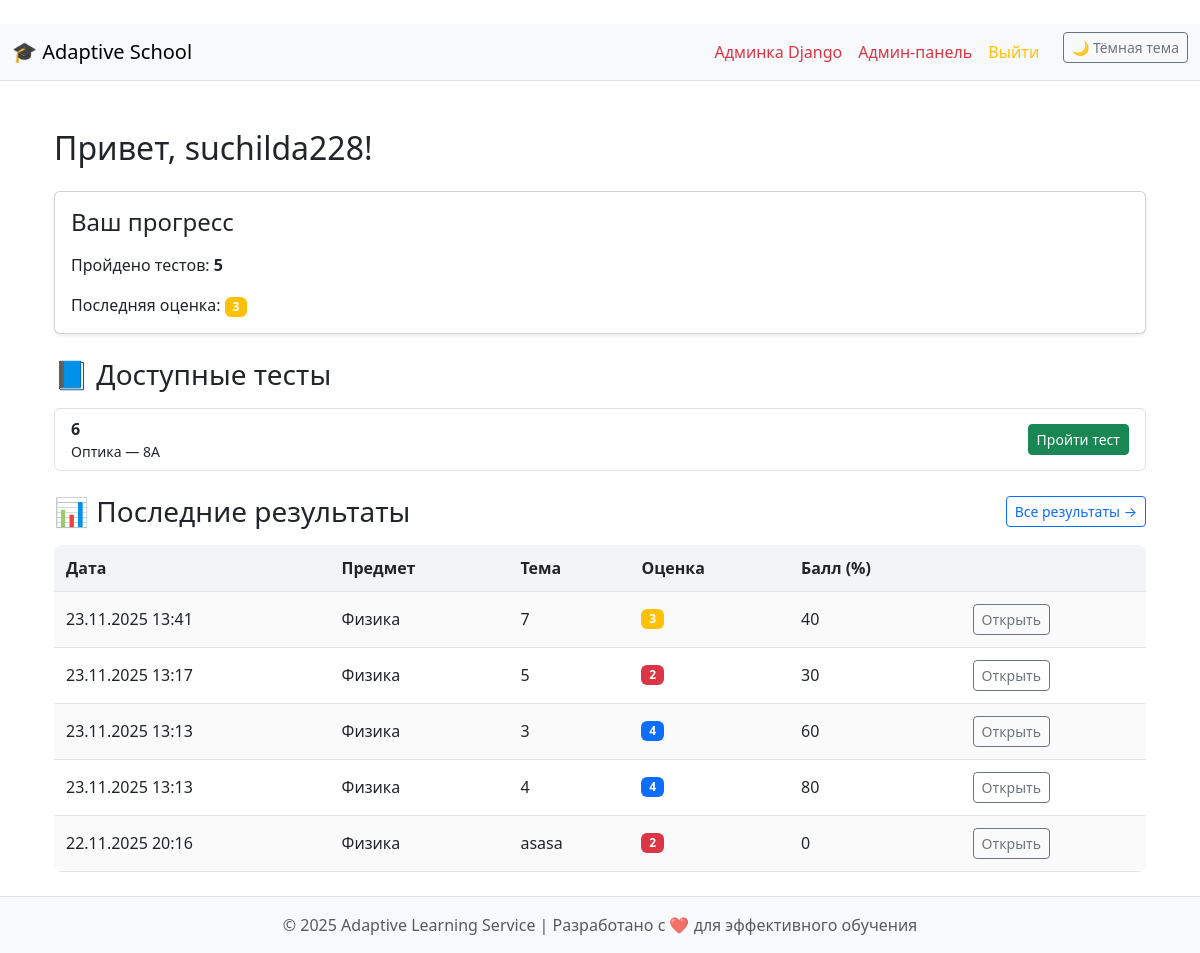
The page / (signed in) on the database as committed earlier.
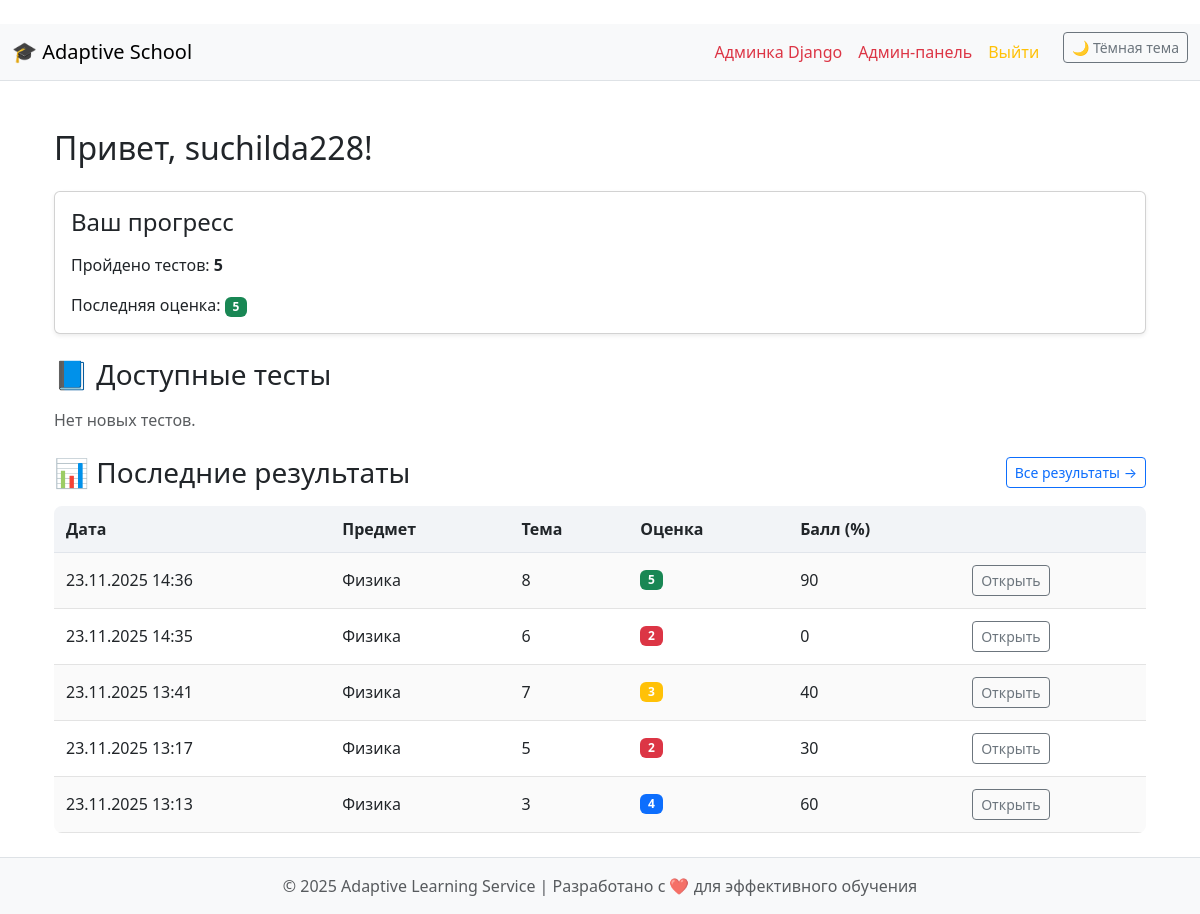
The same page on the database as committed later.
### school/models.py (models this page shows, shortened)
class TestResult(models.Model):
    student = models.ForeignKey(Student, on_delete=models.CASCADE)
    test = models.ForeignKey(Test, on_delete=models.CASCADE)
    assigned_topic = models.ForeignKey('AssignedTopic', on_delete=models.SET_NULL, null=True, blank=True)
    score = models.IntegerField()
    grade = models.IntegerField()
    completed_at = models.DateTimeField(auto_now_add=True)
    class Meta:
        verbose_name = "Результат теста"
        verbose_name_plural = "Результаты тестов"

class AssignedTopic(models.Model):
    title = models.CharField(max_length=150, blank=True)
    school_class = models.ForeignKey(SchoolClass, on_delete=models.CASCADE, related_name="assigned_topics")
    topic = models.ForeignKey(Topic, on_delete=models.CASCADE, related_name="assigned_to_classes")
    assigned_by = models.ForeignKey(Teacher, on_delete=models.CASCADE, related_name="given_topics")
    date_assigned = models.DateTimeField(auto_now_add=True)
    is_active = models.BooleanField(default=True)
    question_count = models.IntegerField(default=0)
    class Meta:
        verbose_name = "Назначенная тема"
        verbose_name_plural = "Назначенные темы"

class Topic(models.Model):
    name = models.CharField(max_length=100)
    subtopics = models.ManyToManyField('SubTopic', blank=True, related_name="topics")
    class Meta:
        verbose_name = "Тема"
        verbose_name_plural = "Темы"

class SchoolClass(models.Model):
    name = models.CharField(max_length=20)
    teachers = models.ManyToManyField(Teacher, related_name="classes")  # 🔹 связь "многие ко многим"4
    students = models.ManyToManyField('Student', related_name="classes")  # 🔹 связь "многие ко многим"
    class Meta:
        verbose_name = "Класс"
        verbose_name_plural = "Классы"

class Test(models.Model):
    lesson = models.ForeignKey(Lesson, on_delete=models.CASCADE, related_name="tests")
    assigned_topic = models.ForeignKey('AssignedTopic', on_delete=models.SET_NULL, null=True, blank=True)
    topic = models.ForeignKey(Topic, on_delete=models.CASCADE, null=True, blank=True)
    title = models.CharField(max_length=150)
    date_available = models.DateField()
    questions = models.ManyToManyField(Question, blank=True)
    maximin_questions = models.IntegerField(default=0)
    class Meta:
        verbose_name = "Тест"
        verbose_name_plural = "Тесты"

class Lesson(models.Model):
    subject = models.ForeignKey(Subject, on_delete=models.CASCADE, related_name="lessons")
    topics = models.ManyToManyField('Topic', blank=True, related_name="lessons")
    title = models.CharField(max_length=100)
    date = models.DateField()
    class Meta:
        verbose_name = "Урок"
        verbose_name_plural = "Уроки"

class Subject(models.Model):
    name = models.CharField(max_length=100)
    topics = models.ManyToManyField('Topic', blank=True, related_name="subjects")
    class Meta:
        verbose_name = "Предмет"
        verbose_name_plural = "Предметы"

### school/views.py (the view, shortened to what this page needs)
# urls.py: path("", views.index, name="index"),
@login_required
def index(request):
    user = request.user
    if hasattr(user, 'teacher'):
        teacher = user.teacher
        classes = teacher.classes.all()
        subjects = teacher.subjects.all()
        students = Student.objects.filter(classes__in=classes).distinct()
        stats = []
        for s in students:
            results = TestResult.objects.filter(student=s)
            avg_grade = round(sum(r.grade for r in results) / len(results), 2) if results else None
            stats.append({
                "student": s,
                "results": results,
                "avg_grade": avg_grade,
            })
        return render(request, "teacher_dashboard.html", {
            "teacher": teacher,
            "classes": classes,
            "subjects": subjects,
            "stats": stats,
        })
    elif hasattr(user, 'student'):
        student = user.student
        classes = student.classes.all()
        assigned_topics = AssignedTopic.objects.filter(
            school_class__in=classes,
            is_active=True
        ).distinct()
        results = TestResult.objects.filter(
            student=student
        ).select_related("assigned_topic").order_by("-completed_at")
        finished_ids = set(results.values_list("assigned_topic_id", flat=True))
        adaptive_tests = request.session.get("adaptive_tests", {})
        unfinished_tests = []
        unfinished_ids = {u.id for u in unfinished_tests}
        available_tests = assigned_topics.exclude(id__in=finished_ids | unfinished_ids)
        last_result = results.first() if results else None
        results = results.order_by("-completed_at")[:5]
        return render(request, "index.html", {
            "results": results,
            "unfinished_tests": unfinished_tests,
            "available_tests": available_tests,
            "last_result": last_result,
        })
    else:
        return render(request, "index.html", {
            "available_tests": [],
            "results": []
        })

### templates/index.html (shortened to what this page needs)
﻿{% extends "base.html" %}
{% block content %}
  <div class="container mt-4">
    <h2 class="mb-4">Привет, {{ request.user.student.name }}!</h2>
    <div class="card mb-4 shadow-sm">
      <div class="card-body">
        <h4 class="card-title mb-3">Ваш прогресс</h4>
        <p>Пройдено тестов: <b>{{ results|length }}</b></p>
        {% if results %}
          {% if last_result %}
            <p class="mb-0">Последняя оценка:
              <span class="badge
                          {% if last_result.grade == 5 %}bg-success
                          {% elif last_result.grade == 4 %}bg-primary
                          {% elif last_result.grade == 3 %}bg-warning
                          {% else %}bg-danger{% endif %}
                      ">{{ last_result.grade }}</span>
            </p>
          {% endif %}
        {% endif %}
      </div>
    </div>
    <h3 class="mt-4 mb-3">📘 Доступные тесты</h3>
    {% if available_tests %}
      <div class="list-group mb-4">
        {% for at in available_tests %}
          <div class="list-group-item d-flex justify-content-between align-items-center">
            <div>
              <b>{{ at.title }}</b><br>
              <small>{{ at.topic.name }} — {{ at.school_class.name }}</small>
            </div>
            <a href="{% url 'adaptive_test' at.id %}" class="btn btn-success btn-sm">Пройти тест</a>
          </div>
        {% endfor %}
      </div>
    {% else %}
      <p class="text-muted">Нет новых тестов.</p>
    {% endif %}
    <div class="d-flex justify-content-between align-items-center mt-4 mb-3">
      <h3 class="m-0">📊 Последние результаты</h3>
      <a href="{% url 'student_results' %}" class="btn btn-sm btn-outline-primary">
        Все результаты →
      </a>
    </div>
    {% if results %}
      <table class="custom-table">
        <thead>
        <tr>
          <th>Дата</th>
          <th>Предмет</th>
          <th>Тема</th>
          <th>Оценка</th>
          <th>Балл (%)</th>
          <th></th>
        </tr>
        </thead>
        <tbody>
        {% for r in results %}
          <tr>
            <td>{{ r.completed_at|date:"d.m.Y H:i" }}</td>
            <td>{{ r.test.lesson.subject.name }}</td>
            <td>{{ r.assigned_topic.title }}</td>
            <td>
              <span class="badge
                  {% if r.grade == 5 %}bg-success
                  {% elif r.grade == 4 %}bg-primary
                  {% elif r.grade == 3 %}bg-warning
                  {% else %}bg-danger{% endif %}
              ">{{ r.grade }}</span>
            </td>
            <td>{{ r.score }}</td>
            <td><a href="{% url 'test_result_detail' r.id %}" class="btn btn-outline-secondary btn-sm">Открыть</a></td>
          </tr>
        {% endfor %}
        </tbody>
      </table>
    {% else %}
      <p class="text-muted">Ещё нет результатов.</p>
    {% endif %}
  </div>
{% endblock %}

Rows that differ between the two databases and show on the page:
no longer on this page (row unchanged): AssignedTopic: title "6", topic.name "Оптика", school_class.name "8А"
no longer on this page (row unchanged): TestResult: completed_at "23.11.2025 13:13", test.lesson.subject.name "Физика", assigned_topic "4", grade "4", score "80"
no longer on this page (row unchanged): TestResult: completed_at "22.11.2025 20:16", test.lesson.subject.name "Физика", assigned_topic "asasa", grade "2", score "0"
added TestResult: grade "5", completed_at "23.11.2025 14:36", test.lesson.subject.name "Физика", assigned_topic "8", score "90"
added TestResult: completed_at "23.11.2025 14:35", test.lesson.subject.name "Физика", assigned_topic "6", grade "2", score "0"
Other text that changed with them:
{{ last_result.grade }}: "3" → "5"
text now shown: "Нет новых тестов."
